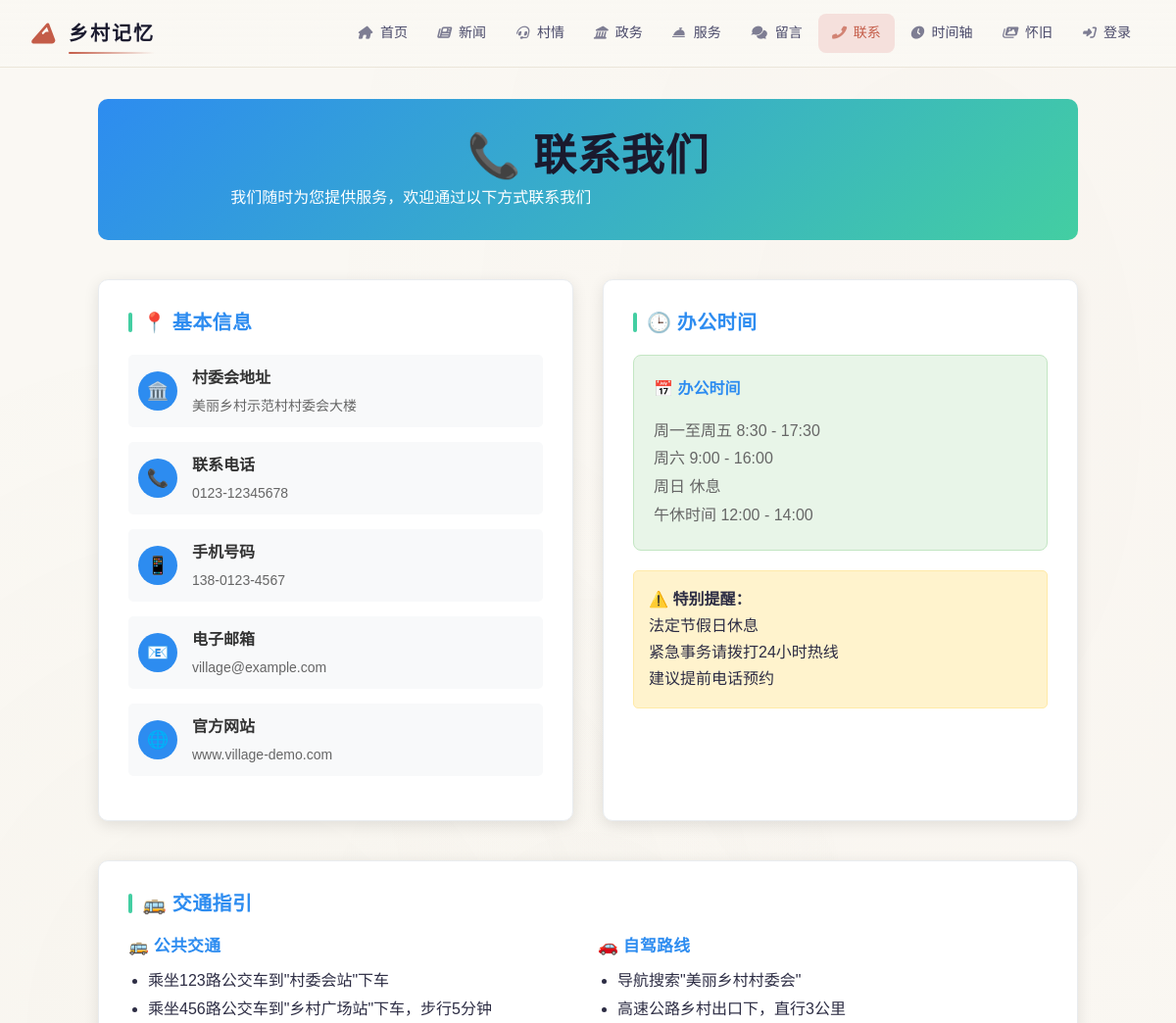
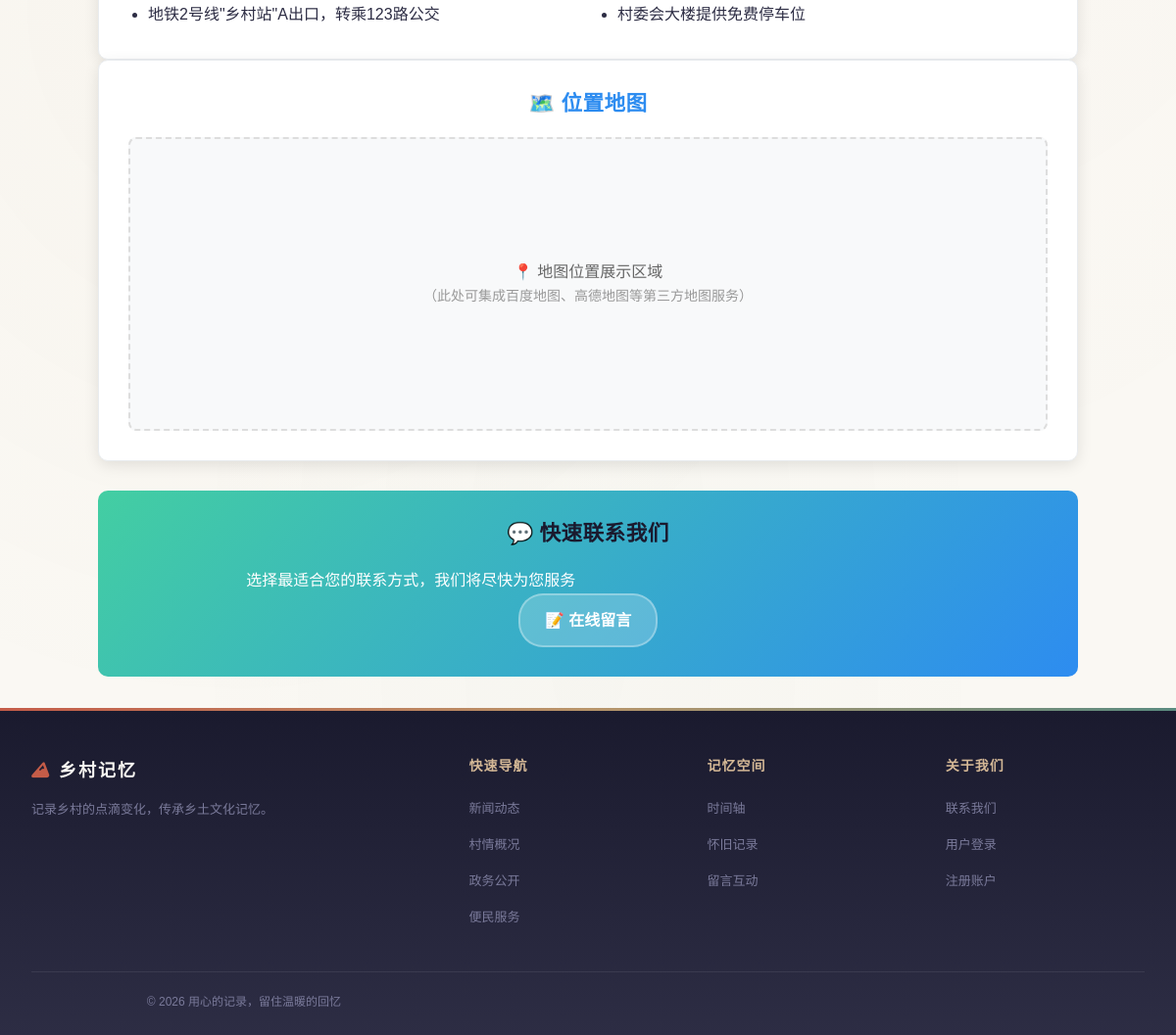
The app's page /contact with its own data (2 pictures, top to bottom).
### models.py (models this page shows, shortened)
class SiteConfig(db.Model):
    __tablename__ = "site_config"
    id = db.Column(db.Integer, primary_key=True)
    site_title = db.Column(db.String(100), default="乡村记忆")  # 站点标题
    site_slogan = db.Column(db.Text, default="")  # 站点副标题/标语
    logo_url = db.Column(db.String(255), default="")  # 图片 Logo 访问 URL
    logo_name = db.Column(db.String(100), default="乡村记忆")  # 文字 Logo 名称
    logo_icon = db.Column(db.String(50), default="fas fa-mountain")  # 文字 Logo 图标
    nav_menu = db.Column(db.Text, default="[]")  # 导航菜单 JSON
    footer_brand = db.Column(db.Text, default="")  # 页脚品牌名
    footer_about = db.Column(db.Text, default="")  # 页脚简介文案
    footer_links = db.Column(db.Text, default="[]")  # 页脚链接分组 JSON
    footer_copyright = db.Column(db.Text, default="")  # 版权后缀（不含年份）
    quick_links = db.Column(db.Text, default="[]")  # 首页快速入口 JSON
    home_stats = db.Column(db.Text, default="{}")  # 首页/村情统计 JSON
    about_content = db.Column(db.Text, default="")  # 关于我们页正文（富文本）
    hero_subtitle = db.Column(
        db.Text, default="生态宜居 · 产业兴旺 · 乡风文明"
    )  # 封面副标题
    stat_labels = db.Column(db.Text, default="{}")  # KPI 标签 JSON: {population,area,output,satisfaction}
    intro_title = db.Column(db.Text, default="关于我们的村庄")  # 「关于我们的村庄」区块标题
    intro_subtitle = db.Column(db.Text, default="山水田园间，品味乡村魅力")  # 「关于我们的村庄」副文案
    features_title = db.Column(db.Text, default="乡村特色")  # 「乡村特色」区块标题
    features_subtitle = db.Column(db.Text, default="生态、生产、生活融合发展")  # 「乡村特色」副文案
    village_info_title = db.Column(db.Text, default="村庄信息")  # 「村庄信息」区块标题（P1）
    updated_at = db.Column(
        db.DateTime, default=datetime.utcnow, onupdate=datetime.utcnow
    )
    @classmethod
    def get(cls):
        try:
            row = cls.query.first()
        except Exception:
            row = None
        if row is None:
            row = cls(id=1, **cls.default_values())
        return row
    @property
    def nav_items(self):
        try:
            items = json.loads(self.nav_menu) if self.nav_menu else []
        except (json.JSONDecodeError, TypeError):
            items = []
        if not isinstance(items, list):
            items = []
        items = [i for i in items if i.get("is_active", True)]
        items.sort(key=lambda x: x.get("sort_order", 0))
        return items
    @property
    def footer_link_groups(self):
        try:
            groups = json.loads(self.footer_links) if self.footer_links else []
        except (json.JSONDecodeError, TypeError):
            groups = []
        return groups if isinstance(groups, list) else []

### routes/main.py (the view)
@main_bp.route("/contact")
def contact_page():
    contact = SiteContact.query.first()
    return render_template("contact.html", contact=contact)

### templates/contact.html (shortened to what this page needs)
{% extends "base.html" %}
{% block content %}
<div class="contact-container">
    <div class="contact-header">
        <h1>📞 联系我们</h1>
        <p>我们随时为您提供服务，欢迎通过以下方式联系我们</p>
    </div>
    <div class="contact-grid">
        <div class="contact-card">
            <h3>📍 基本信息</h3>
            <div class="contact-item">
                <div class="contact-icon">🏛️</div>
                <div class="contact-info">
                    <div class="contact-label">村委会地址</div>
                    <div class="contact-value">{{ contact.address or '美丽乡村示范村村委会大楼' }}</div>
                </div>
            </div>
            <div class="contact-item">
                <div class="contact-icon">📞</div>
                <div class="contact-info">
                    <div class="contact-label">联系电话</div>
                    <div class="contact-value">{{ contact.phone or '0123-12345678' }}</div>
                </div>
            </div>
            <div class="contact-item">
                <div class="contact-icon">📱</div>
                <div class="contact-info">
                    <div class="contact-label">手机号码</div>
                    <div class="contact-value">{{ contact.mobile or '138-0123-4567' }}</div>
                </div>
            </div>
            <div class="contact-item">
                <div class="contact-icon">📧</div>
                <div class="contact-info">
                    <div class="contact-label">电子邮箱</div>
                    <div class="contact-value">{{ contact.email or 'village@example.com' }}</div>
                </div>
            </div>
            <div class="contact-item">
                <div class="contact-icon">🌐</div>
                <div class="contact-info">
                    <div class="contact-label">官方网站</div>
                    <div class="contact-value">{{ contact.website or 'www.village-demo.com' }}</div>
                </div>
            </div>
        </div>
        <div class="contact-card">
            <h3>🕒 办公时间</h3>
            <div class="service-hours">
                <div class="hours-title">📅 办公时间</div>
                <p style="margin:0; line-height:1.8; color:#666; white-space: pre-line;">{{ contact.work_hours or '周一至周五 8:30 - 17:30\n周六 9:00 - 16:00\n周日 休息\n午休时间 12:00 - 14:00' }}</p>
            </div>
            <div style="margin-top: 20px; padding: 15px; background: #fff3cd; border: 1px solid #ffeaa7; border-radius: 5px;">
                <strong>⚠️ 特别提醒：</strong><br>
                <span style="white-space: pre-line;">{{ contact.work_note or '法定节假日休息\n紧急事务请拨打24小时热线\n建议提前电话预约' }}</span>
            </div>
        </div>
    </div>
    <div class="contact-card">
        <h3>🚌 交通指引</h3>
        <div style="display: grid; grid-template-columns: repeat(auto-fit, minmax(240px, 1fr)); gap: 20px;">
            <div>
                <h4 style="color: #2d8cf0; margin-bottom: 10px;">🚌 公共交通</h4>
                {% if contact.public_transit %}
                <p style="margin: 0; line-height: 1.8; color: #666; white-space: pre-line;">{{ contact.public_transit }}</p>
                {% else %}
                <ul style="margin: 0; padding-left: 20px; line-height: 1.8;">
                    <li>乘坐123路公交车到"村委会站"下车</li>
                    <li>乘坐456路公交车到"乡村广场站"下车，步行5分钟</li>
                    <li>地铁2号线"乡村站"A出口，转乘123路公交</li>
                </ul>
                {% endif %}
            </div>
            <div>
                <h4 style="color: #2d8cf0; margin-bottom: 10px;">🚗 自驾路线</h4>
                {% if contact.driving_route %}
                <p style="margin: 0; line-height: 1.8; color: #666; white-space: pre-line;">{{ contact.driving_route }}</p>
                {% else %}
                <ul style="margin: 0; padding-left: 20px; line-height: 1.8;">
                    <li>导航搜索"美丽乡村村委会"</li>
                    <li>高速公路乡村出口下，直行3公里</li>
                    <li>村委会大楼提供免费停车位</li>
                </ul>
                {% endif %}
            </div>
        </div>
    </div>
    <div class="map-container">
        <h3 style="color: #2d8cf0; margin-bottom: 20px;">🗺️ 位置地图</h3>
        {% if contact.map_embed %}
        <div class="map-placeholder" style="border-style: solid;">
            <div>
                <p>📍 位置地图展示区域</p>
                <p style="font-size: 14px; color: #999;">请在后台「联系信息」的地图嵌入处填写地图链接或嵌入代码</p>
                {% if contact.map_embed.startswith('http') %}
                <a href="{{ contact.map_embed }}" target="_blank" rel="noopener noreferrer" class="quick-btn" style="display:inline-block; margin-top:10px; background:#43cea2; border-color:#43cea2;">🗺️ 打开地图</a>
                {% else %}
                <div style="margin-top:10px;">{{ contact.map_embed | safe }}</div>
                {% endif %}
            </div>
        </div>
        {% else %}
        <div class="map-placeholder">
            <div>
                <p>📍 地图位置展示区域</p>
                <p style="font-size: 14px; color: #999;">
                    （此处可集成百度地图、高德地图等第三方地图服务）
                </p>
            </div>
        </div>
        {% endif %}
    </div>
    <div class="quick-contact">
        <h3>💬 快速联系我们</h3>
        <p>选择最适合您的联系方式，我们将尽快为您服务</p>
        <div class="quick-buttons">
            <a href="/message" class="quick-btn">📝 在线留言</a>
        </div>
    </div>
</div>
{% endblock %}

### templates/base.html (shortened to what this page needs)
<!doctype html>
<html lang="zh-CN">
  <head>
    <link
      rel="stylesheet"
      href="{{ url_for('static', filename='font-awesome/css/all.min.css') }}"
    />
    <link rel="stylesheet" href="/static/css/style.css" />
  </head>
  <body class="{% if request.path.startswith('/admin') %}is-admin{% endif %}">
    <header class="site-header">
      <div class="header-inner">
        <a href="/" class="logo-area">
          {% if site_config and site_config.logo_url %}
          <img src="{{ site_config.logo_url }}" alt="{{ site_config.logo_name or 'logo' }}" style="height: 28px; border-radius: 6px;" />
          {% else %}
          <i class="{{ site_config.logo_icon if site_config and site_config.logo_icon else 'fas fa-mountain' }}"></i>
          <span>{{ site_config.logo_name if site_config and site_config.logo_name else '乡村记忆' }}</span>
          {% endif %}
        </a>
        <ul class="nav-links" id="navLinks">
          {% if site_config %}
          {% for item in site_config.nav_items %}
          <li>
            <a href="{{ item.url }}"><i class="{{ item.icon or 'fas fa-circle' }}"></i> {{ item.label }}</a>
          </li>
          {% endfor %}
          {% endif %}
          {% if session['user'] %}
          <li>
            <a href="/logout"><i class="fas fa-sign-out-alt"></i> 退出</a>
          </li>
          {% else %}
          <li>
            <a href="/login"><i class="fas fa-sign-in-alt"></i> 登录</a>
          </li>
          {% endif %}
        </ul>
      </div>
    </header>
    <main class="container">
       {% block content %}{% endblock %}
    </main>
    <footer>
      <div class="footer-inner">
        <div>
          <div class="footer-brand">
            {% if site_config and site_config.logo_icon %}<i class="{{ site_config.logo_icon }}" style="margin-right: 8px; color: var(--cinnabar)"></i>{% endif %}{{ site_config.footer_brand if site_config and site_config.footer_brand else '乡村记忆' }}
          </div>
          <p class="footer-desc">
            {{ site_config.footer_about if site_config and site_config.footer_about else '记录乡村的点滴变化，传承乡土文化记忆。<br />让每一份乡愁都有处安放，让每一个故事都被铭记。' }}
          </p>
        </div>
        {% for group in (site_config.footer_link_groups if site_config else []) %}
        <div>
          <div class="footer-title">{{ group.title }}</div>
          <ul class="footer-links">
            {% for link in group.links %}
            <li><a href="{{ link.url }}">{{ link.label }}</a></li>
            {% endfor %}
          </ul>
        </div>
        {% endfor %}
      </div>
      <div class="footer-bottom">
        <p>&copy; {{ now.year }} {{ site_config.footer_copyright if site_config and site_config.footer_copyright else '乡村记忆系统 | 用心的记录，留住温暖的回忆' }}</p>
      </div>
    </footer>
  </body>
</html>

### static/css/style.css (style rules this page uses)
:root { --cinnabar: #c45c48; --cinnabar-light: #d97b6a; --cinnabar-pale: #f5e0dc; --jade: #5a8a7f; --jade-light: #7ab5a8; --jade-pale: #e0f0ec; --gold: #b8956a; --gold-light: #d4b896; --gold-pale: #f5efe6; --ink-dark: #1a1a2e; --ink: #2d2d44; --ink-light: #4a4a6a; --ink-muted: #7a7a9a; --paper: #faf8f3; --paper-warm: #f5f0e8; --paper-deep: #ebe5d9; --shadow-sm: 0 1px 3px rgba(26, 26, 46, 0.06); --shadow-md: 0 4px 16px rgba(26, 26, 46, 0.08); --shadow-lg: 0 8px 32px rgba(26, 26, 46, 0.1); --shadow-xl: 0 16px 48px rgba(26, 26, 46, 0.12); --font-display: "Noto Serif SC", "Source Han Serif SC", serif; --font-body: "Noto Sans SC", "PingFang SC", "Microsoft YaHei", sans-serif; --font-mono: "JetBrains Mono", "Fira Code", monospace; --radius-sm: 8px; --radius-md: 12px; --radius-lg: 16px; --radius-xl: 20px; --radius-full: 9999px; --space-1: 4px; --space-2: 8px; --space-3: 12px; --space-4: 16px; --space-5: 20px; --space-6: 24px; --space-8: 32px; --space-10: 40px; --space-12: 48px; --space-16: 64px; --ease-out: cubic-bezier(0.16, 1, 0.3, 1); --ease-in-out: cubic-bezier(0.65, 0, 0.35, 1); --duration-fast: 150ms; --duration-normal: 250ms; --duration-slow: 400ms; }
*, *::before, *::after { box-sizing: border-box; margin: 0; padding: 0; }
html { font-size: 16px; -webkit-font-smoothing: antialiased; -moz-osx-font-smoothing: grayscale; }
body { font-family: var(--font-body); background: var(--paper); color: var(--ink); line-height: 1.7; min-height: 100vh; display: flex; flex-direction: column; }
a { color: var(--cinnabar); text-decoration: none; transition: color var(--duration-fast) var(--ease-out); }
h1, h2, h3, h4, h5, h6 { font-family: var(--font-display); font-weight: 700; line-height: 1.3; color: var(--ink-dark); letter-spacing: 0.02em; }
h1 { font-size: clamp(1.75rem, 1.25rem + 2.5vw, 2.75rem); }
h3 { font-size: clamp(1.1rem, 0.95rem + 0.75vw, 1.35rem); }
h4 { font-size: 1.05rem; }
p { max-width: 65ch; }
.container { max-width: 1280px; margin: 0 auto; padding: var(--space-8) var(--space-6); width: 100%; flex: 1; }

### templates/contact.html (style rules this page uses)
.contact-container { max-width: 1000px; margin: 0 auto; }
.contact-header { text-align: center; margin-bottom: 40px; padding: 30px; background: linear-gradient(135deg, #2d8cf0 0%, #43cea2 100%); color: white; border-radius: 10px; }
.contact-grid { display: grid; grid-template-columns: 1fr 1fr; gap: 30px; margin-bottom: 40px; }
.contact-card { background: white; padding: 30px; border-radius: 10px; box-shadow: 0 4px 15px rgba(0,0,0,0.1); border: 1px solid #e9ecef; }
.contact-card h3 { color: #2d8cf0; margin-bottom: 20px; font-size: 20px; display: flex; align-items: center; }
.contact-card h3::before { content: ''; width: 4px; height: 20px; background: #43cea2; margin-right: 10px; border-radius: 2px; }
.contact-item { display: flex; align-items: center; margin-bottom: 15px; padding: 10px; background: #f8f9fa; border-radius: 5px; }
.contact-icon { width: 40px; height: 40px; background: #2d8cf0; color: white; border-radius: 50%; display: flex; align-items: center; justify-content: center; margin-right: 15px; font-size: 18px; }
.contact-info { flex: 1; }
.contact-label { font-weight: bold; color: #333; margin-bottom: 3px; }
.contact-value { color: #666; font-size: 14px; }
.map-container { background: white; padding: 30px; border-radius: 10px; box-shadow: 0 4px 15px rgba(0,0,0,0.1); border: 1px solid #e9ecef; text-align: center; }
.map-placeholder { width: 100%; height: 300px; background: #f8f9fa; border: 2px dashed #ddd; border-radius: 8px; display: flex; align-items: center; justify-content: center; color: #666; font-size: 16px; }
.quick-contact { background: linear-gradient(135deg, #43cea2 0%, #2d8cf0 100%); color: white; padding: 30px; border-radius: 10px; text-align: center; margin-top: 30px; }
.quick-contact h3 { margin-bottom: 20px; }
.quick-buttons { display: flex; justify-content: center; gap: 20px; flex-wrap: wrap; }
.quick-btn { background: rgba(255,255,255,0.2); color: white; padding: 12px 25px; border: 2px solid rgba(255,255,255,0.3); border-radius: 25px; text-decoration: none; transition: all 0.3s; font-weight: bold; }
.service-hours { background: #e8f5e8; border: 1px solid #c3e6c3; border-radius: 8px; padding: 20px; margin-top: 20px; }
.hours-title { color: #2d8cf0; font-weight: bold; margin-bottom: 15px; font-size: 16px; }

### records on screen
SiteConfig: logo_name "乡村记忆", footer_brand "乡村记忆", footer_about "记录乡村的点滴变化，传承乡土文化记忆。", footer_copyright "用心的记录，留住温暖的回忆"

### other values on screen
{{ item.label }} "首页" "新闻" "村情" "政务" "服务" "留言" "联系" "时间轴" "怀旧"
{{ contact.address or '美丽乡村示范村村委会大楼' }} "美丽乡村示范村村委会大楼"
{{ contact.phone or '0123-12345678' }} "0123-12345678"
{{ contact.mobile or '138-0123-4567' }} "138-0123-4567"
{{ contact.email or 'village@example.com' }} "village@example.com"
{{ contact.website or 'www.village-demo.com' }} "www.village-demo.com"
{{ contact.work_note or '法定节假日休息\n紧急事务请拨打24小时热线\n建议提前电话预约' }} "法定节假日休息 紧急事务请拨打24小时热线 建议提前电话预约"
{{ group.title }} "快速导航" "记忆空间" "关于我们"
{{ link.label }} "新闻动态" "村情概况" "政务公开" "便民服务" "时间轴" "怀旧记录" "留言互动" "联系我们" "用户登录" "注册账户"
